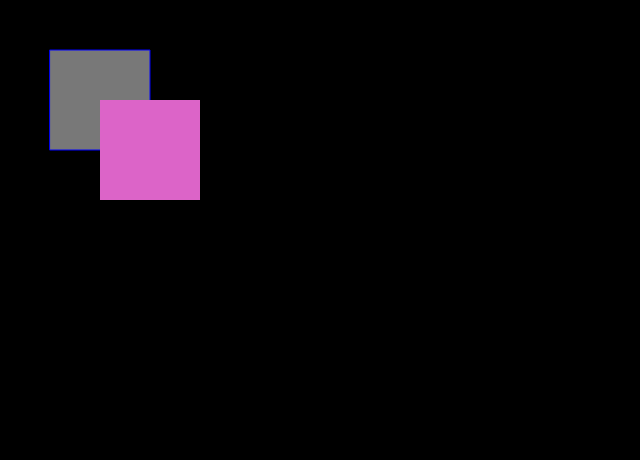
Frame 1 (no input)
Frame 60 (no input): identical to frame 1, image omitted
Frame 120 (the mouse pressed at the canvas centre since frame 60): identical to frame 1, image omitted

The p5.js sketch that drew this single still picture (run headless with seeded random() and noise() and a simulated clock; from frame 60 on, the mouse is pressed at the canvas centre):

// p5.js sketch
// ── sketch.js
function setup() {
    createCanvas(640, 460);
   
}

function draw() {
var gray = color(120);
    var pink = color(220,100,200);
    var blue = color("blue");
    var red = color("#ff0000");
    
    background(0);
    
    fill(gray);
    stroke(blue);
    rect(50,50,100,100);
    
    fill(pink);
    noStroke();
    rect(100,100,100,100);
}
    
    
// ── style.css
/* css */


#home{
    background-color: tan;
    font-family: sans-serif;
    
}
ul{
    padding: 0;
}

.link {
    font-size: 2em;
    padding: 0.25em 0;
    margin-right: 0.5em;
}

a {
    color: red;
}

a:hover {
    color: deeppink;
}

li a {
    color: skyblue;
    transition: color 500ms;
}

#home a {
    text-decoration: none;
    border-top: 1px dotted blue;
    
}
img{
    width: 100%;
    transition: width 1s;
}
img:hover{
   width: 0;  
}
.nav {
    margin: 0;
    padding: 0;
}
 
.nav ul {
  list-style: none;
  background-color: #444;
  text-align: center;
  padding: 0;
  margin: 0;
}
.nav li {
  font-family: 'Oswald', sans-serif;
  font-size: 1.2em;
  line-height: 40px;
  height: 40px;
  border-bottom: 1px solid #888;
}
 
.nav a {
  text-decoration: none;
  color: #fff;
  display: block;
  transition: .3s background-color;
}
 
.nav a:hover {
  background-color: #005f5f;
}
 

 
@media screen and (min-width: 600px) {
  .nav li {
    width: 120px;
    border-bottom: none;
    height: 50px;
    line-height: 50px;
    font-size: 1.4em;
  }
 
  /* Option 1 - Display Inline */
  .nav li {
    display: inline-block;
    margin-right: -4px;
  }
